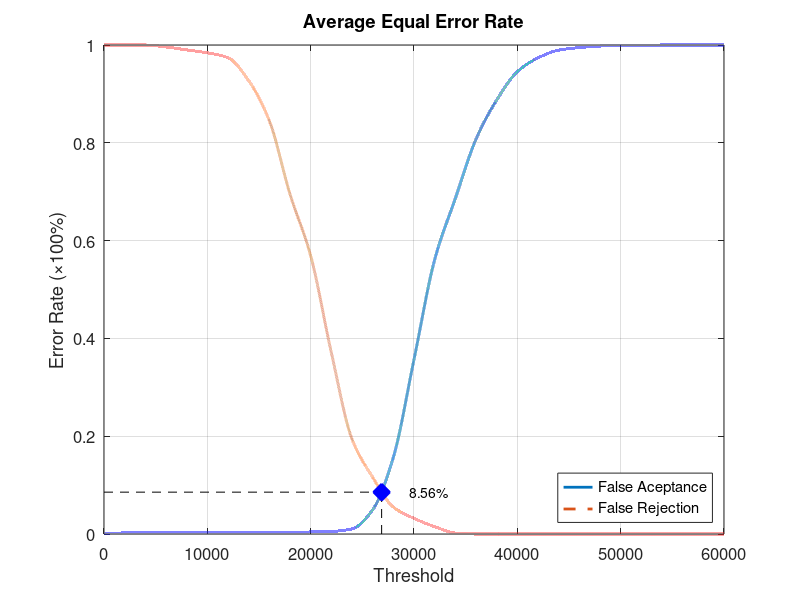
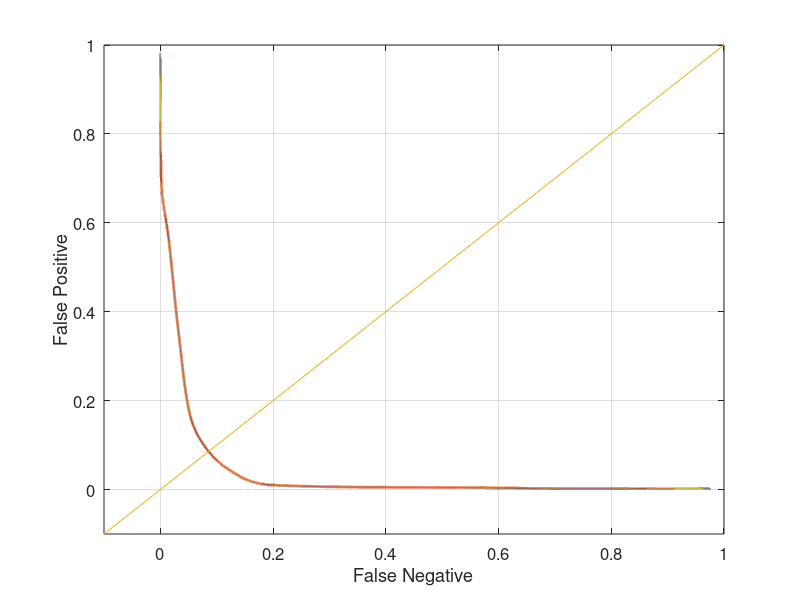

Write MATLAB code to recreate these figures, in order.
function yEER = Database1Average
close all;
clear;
clc;
x = 0:2000:60000;
xq = 0:0.5:60000;

y0 = [0 0.00210526 0.00210526 0.00210526 0.00210526 0.00210526 0.00210526 0.00210526 0.00210526 0.00210526 0.00421053 0.00526316 0.0105263 0.0494737 0.156842 0.356842 0.561053 0.686316 0.807368 0.887368 0.945263 0.973684 0.989474 0.994737 0.997895 0.998947 0.998947 1 1 1 1];
yy0 = interp1(x, y0, xq, 'pchip');
y1 = [1 1 1 0.996 0.99 0.984 0.974 0.927 0.845 0.695 0.569 0.371 0.194 0.116 0.055 0.032 0.015 0.002 0 0 0 0 0 0 0 0 0 0 0 0 0];
yy1 = interp1(x, y1, xq, 'pchip');

% Calculating EER: 
y2 = abs(y0 - y1);
find(y2 == min(y2))
yy2 = abs(yy0 - yy1);
xEER = find(yy2 == min(yy2));
xEERIndex = xq(xEER) % X-axis EER
yEER = yy0(xEER) % Y-axis EER

main = figure
plot(xq, yy0,'-','LineWidth', 2);	hold on
plot(xq, yy1,'--','LineWidth', 2);	hold on
plot([xEERIndex xEERIndex], [0 yEER], 'k--');	hold on
plot([0 xEERIndex], [yEER yEER], 'k--');	hold on
plot(xEERIndex, yEER, 'bx', 'LineWidth', 10);	hold on
text(xEERIndex + 10 * xEERIndex / 100, yEER, [num2str(round((10000 * yEER)) / 100) '%'])
legend('False Aceptance', 'False Rejection', 'Location', 'SouthEast')
xlabel('Threshold')
ylabel('Error Rate (\times100%)')
title('Average Equal Error Rate')
set(gca, 'FontSize', 12)
axis([0 60000 0 1])
grid on

print(main, 'Database1AverageMain', '-dpng');
FNRxFPR = figure('Color', [1 1 1]);
plot(yy1, yy0, '-', yy1, yy0, 'LineWidth', 2);
hold on
y = -0.1:0.1:1
plot(y, y); 
set(gca, 'FontSize', 12)
xlabel('False Negative')
ylabel('False Positive')
axis([-0.1 1 -0.1 1])
set(gca, 'FontSize', 12)
grid on

print(FNRxFPR, 'Database1AverageFNRxFPR','-dpng');
end
